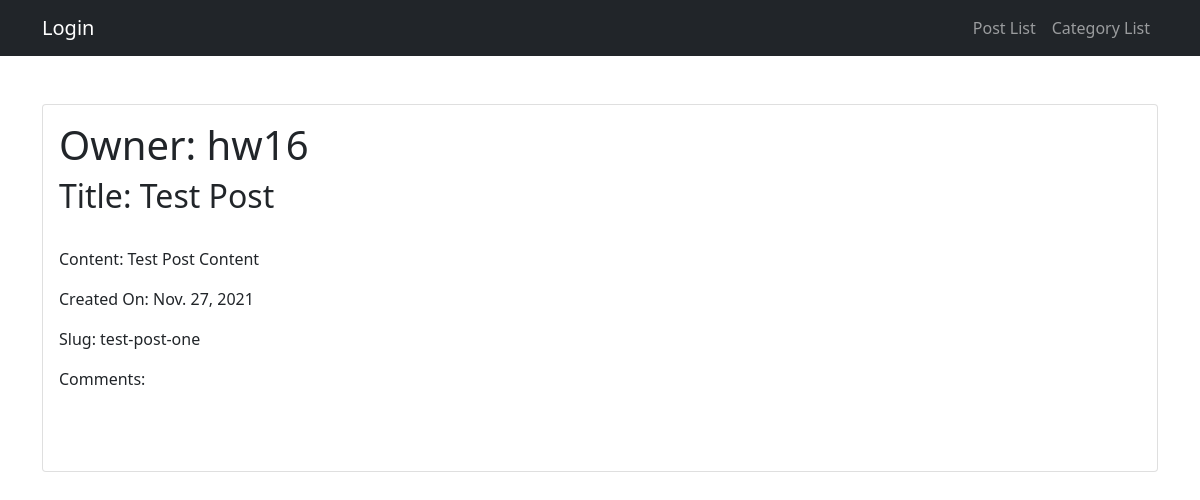
The app's page /weblog/post/test-post-one with its own data.
### weblog/models.py (models this page shows, shortened)
class Post(models.Model):
    owner = models.ForeignKey(User, on_delete=models.CASCADE, verbose_name="Post Owner")
    title = models.CharField("Post Title", max_length=50)
    content = models.TextField()
    image = models.ImageField(upload_to='images', null=True)
    category = models.ManyToManyField('Category')
    created = models.DateField(auto_now_add=True, null=True)
    updated_on = models.DateTimeField(auto_now=True)
    like = models.IntegerField(default=0)
    tag = models.ManyToManyField('Tag')
    slug = models.SlugField(max_length=255, unique=True, null=True, blank=True)

### weblog/views.py (the view)
# urls.py: path("post/<slug:slug>", post_detail, name="post_detail"),
def post_detail(request, slug):
    post = Post.objects.get(slug=slug)
    context = {'post': post}
    return render(request, 'weblog/post_detail.html', context=context)

### weblog/templates/weblog/post_detail.html (shortened to what this page needs)
{% extends 'weblog/index.html' %}
{% load static %}
{% block content %}
    <div class="card mb-4">
        <div class="card-body">
            <h1 class="card-title">Owner: {{post.owner}}</h1>
            <h2 class="card-title">Title: {{post.title}}</h2><br>
            <p class="card-text">Content: {{post.content}}</p>
            <p class="card-text">Created On: {{post.created}}</p>
            <p class="card-text">Slug: {{post.slug}}</p>
            <p class="card-text">Comments: </p>
            {% for comment in post.comment_set.all %}
                {{comment.comment}} <br>
            {% endfor %}
        </div>
    </div>
{% endblock content %}

### records on screen
Post: owner "hw16", title "Test Post", content "Test Post Content", created "Nov. 27, 2021", slug "test-post-one"
